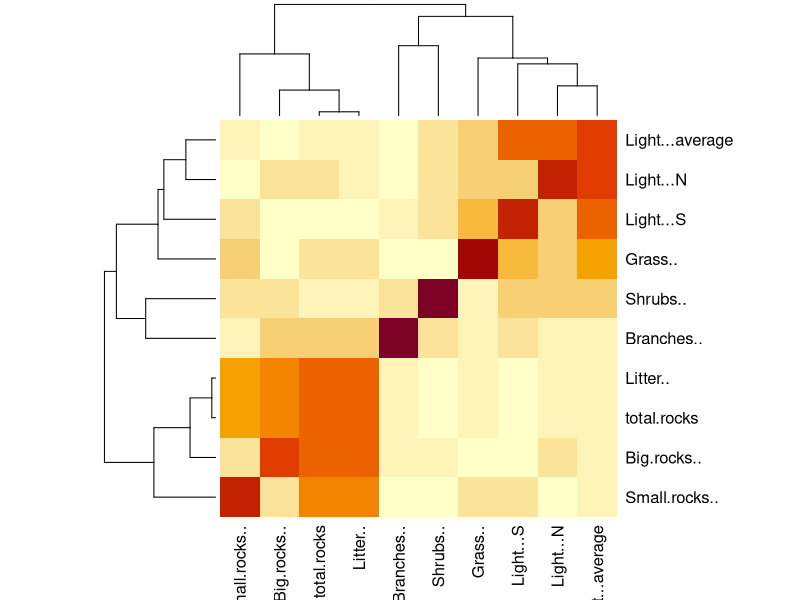
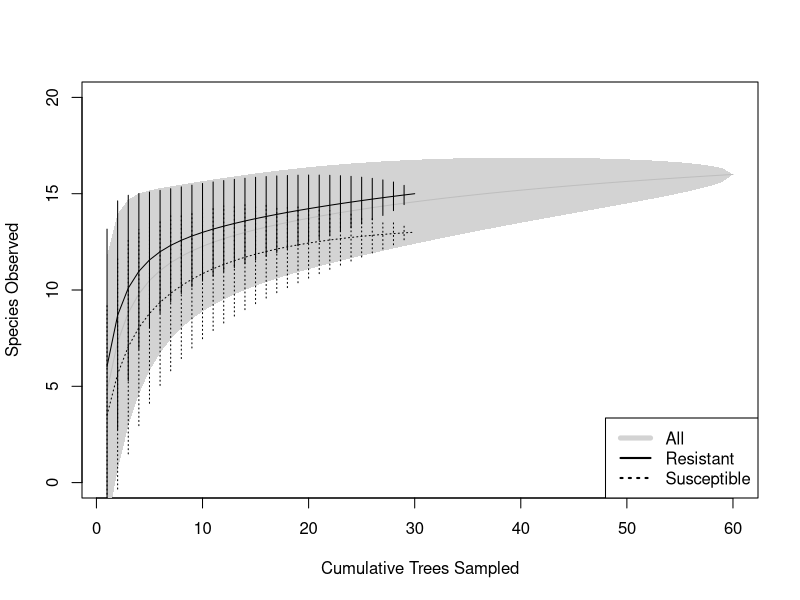
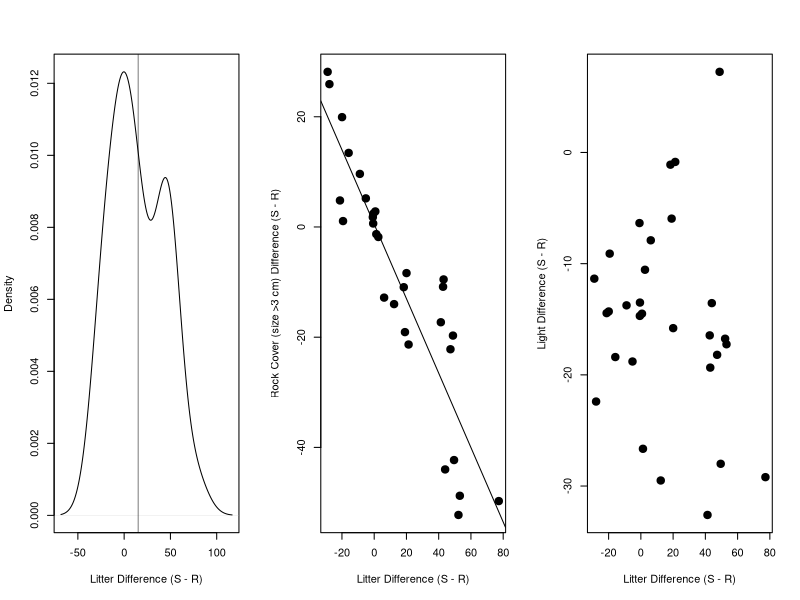
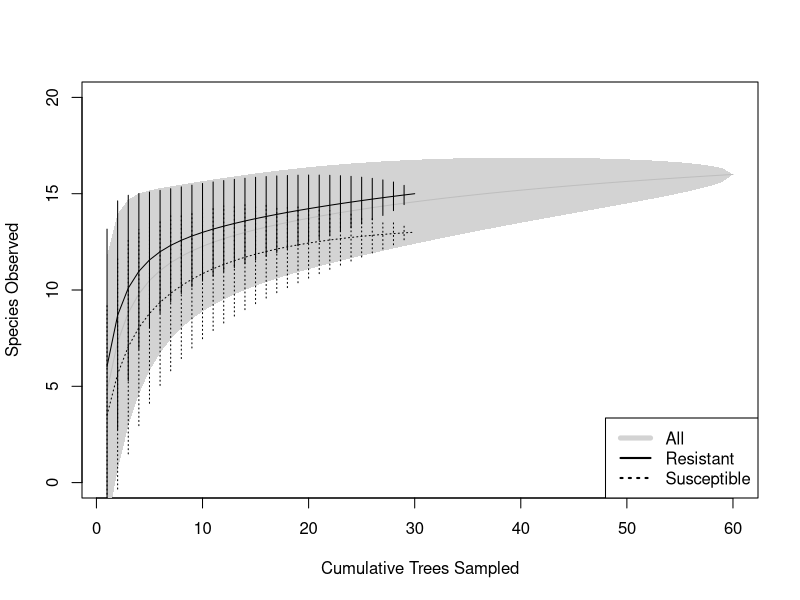
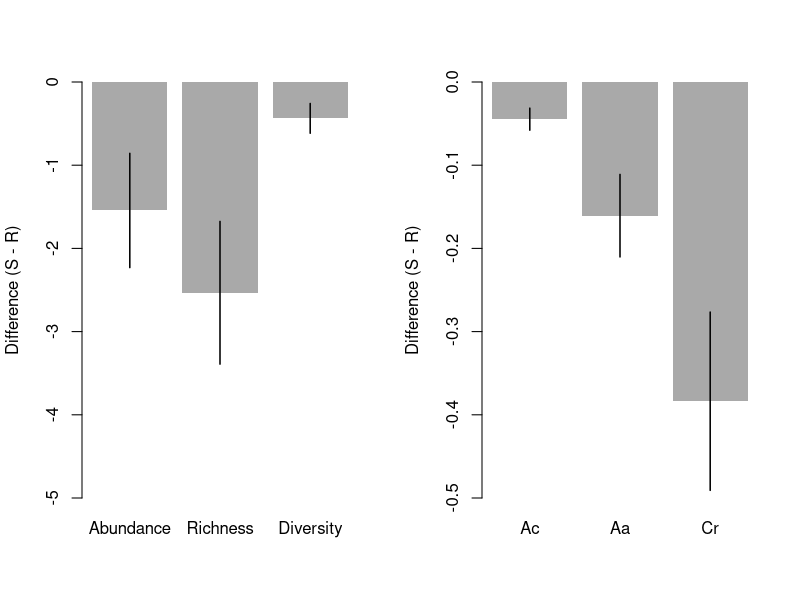
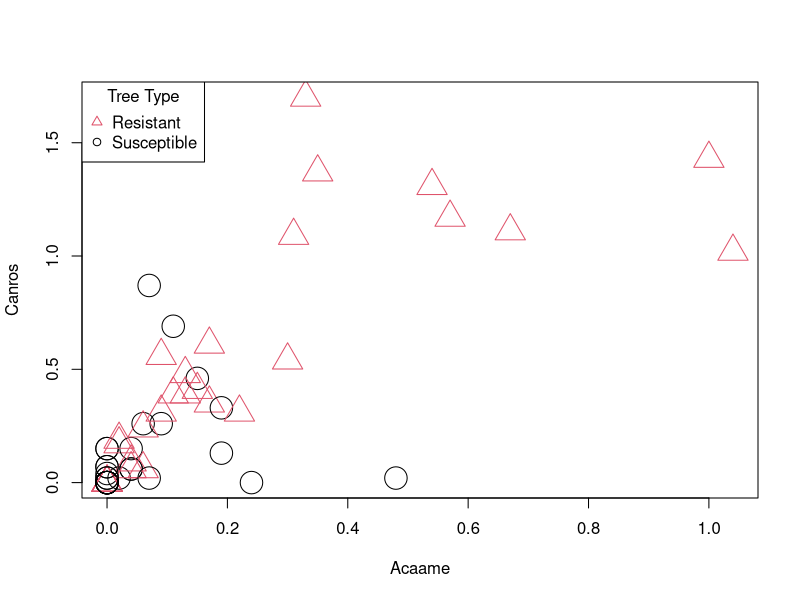
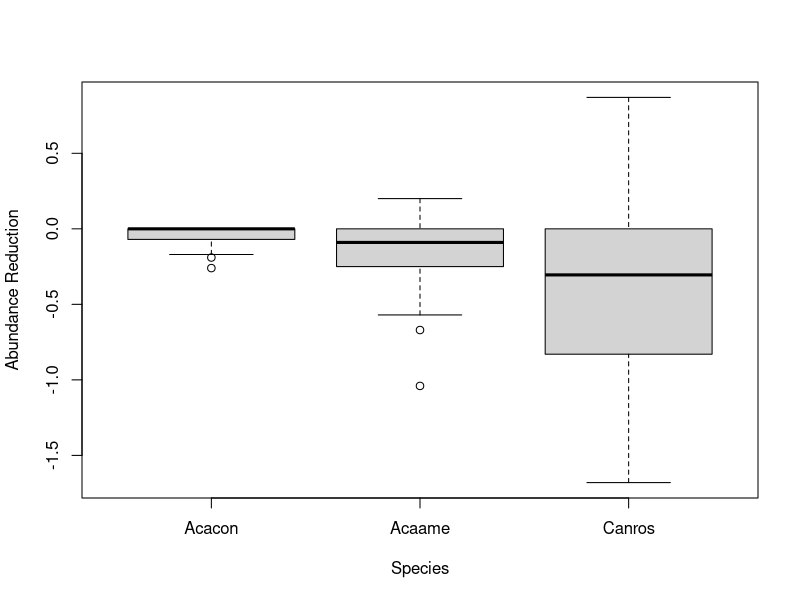
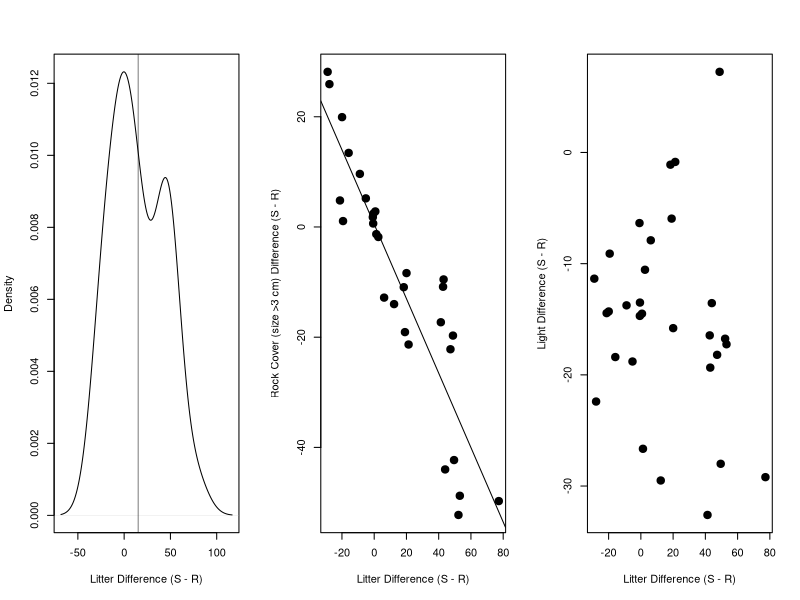

Here is the R script that generated these plots, in order: (Note: this script raises an error after producing the figures.)
## ---- chunk 1

# 0. Supporting functions and libraries
## Support functions

dif <- function(x){
    out=x[1]
    for (i in 2:length(x)){
        out=out-x[i]
    }
    return(out)
}

se <- function(x){sd(x) / sqrt(length(x))}


## Libraries
my.libs <- c("vegan", "ecodist", "knitr", "reshape2")
if (any(!(my.libs %in% installed.packages()[, 1]))){
    sapply(my.libs[!(my.libs %in% installed.packages()[, 1])], 
           install.packages)
}else{}
sapply(my.libs, require, character.only = TRUE)

# if (!(any(grepl("ComGenR", installed.packages()[, 1])))){
#    devtools::install_github("ecgen/comgenr")
# }



## ---- chunk 2

## Data are in ../data/scrl
l.dat <- read.csv("./data/spp_env_combined.csv")

## Fix species names
colnames(l.dat)[colnames(l.dat) == "Acasup"] <- "Acaame"

## Summary of data
summary(l.dat)

## remove dead trees
l.dat <- l.dat[l.dat[, "Live.Dead"] != 0, ]

## Lichen species list
spp.l <- c("Acacon", "Acaame", "Acaobp", "Sterile.sp", "Brown.cr",
"Lobalp", "Canros", "Calare", "Phydub", "Rhichr", "Xanlin", "Xanpli",
"Xanele", "GrBr.cr", "Gray.cr")
spp.moss <- c("Synrur", "Cerpur.Bryarg")

## Create a community matrix
com <- l.dat[, colnames(l.dat) %in% c(spp.l, spp.moss)]
com.moss <- l.dat[, colnames(l.dat) %in% spp.moss]

## Add the tree labels to the rownames
rownames(com) <- paste(l.dat[, "Moth"], l.dat[, "Tree.pairs"], sep = "_")
rownames(com.moss) <- paste(l.dat[, "Moth"], l.dat[, "Tree.pairs"], sep = "_")
rownames(l.dat) <- paste(l.dat[, "Moth"], l.dat[, "Tree.pairs"], sep = "_")

## Paired environmental differences
total.rocks  <- apply(l.dat[, c("Big.rocks..", "Small.rocks..")], 1, sum)
env <- l.dat[, c("Litter..", "Big.rocks..", "Small.rocks..", 
                           "Shrubs..", "Grass..", "Branches..", 
                           "Light...N", "Light...S", "Light...average")]
env <- cbind(env, total.rocks)
env.dif <- apply(env, 2, function(x, p) tapply(x, p, diff), p = l.dat[, "Tree.pairs"])

heatmap(abs(round(cor(env.dif), 3)))

## ---- chunk 3

spa.all <- specaccum(com, method = "exact")
spa.res <- specaccum(com[l.dat[, "Moth"] == 1, ], method = "exact")
spa.sus <- specaccum(com[l.dat[, "Moth"] == 0, ], method = "exact")

plot(spa.all,
     ylim = c(0, 20),
     xlab = "Cumulative Trees Sampled",
     ylab = "Species Observed", 
     col = "grey", ci.col = 'lightgrey', ci.type = "poly", ci.lty = 0)
plot(spa.res, ci.col = "black", ci.type = "bar", lty = 1, add = TRUE, ci.lty = 1)
plot(spa.sus, ci.col = "black", ci.type = "bar", lty = 3, add = TRUE, ci.lty = 3)
legend("bottomright", 
       legend = c("All", "Resistant", "Susceptible"), 
       lty = c(1, 1, 3), lwd = c(5, 2, 2), col = c("lightgrey", "black", "black"))

## ---- chunk 4

pdf("./results/scrl_spp-accum.pdf", width = 5, height = 5)
plot(spa.all,
     ylim = c(0, 20),
     xlab = "Cumulative Trees Sampled",
     ylab = "Species Observed", 
     col = "grey", ci.col = 'lightgrey', ci.type = "poly", ci.lty = 0)
plot(spa.res, ci.col = "black", ci.type = "bar", lty = 1, add = TRUE, ci.lty = 1)
plot(spa.sus, ci.col = "black", ci.type = "bar", lty = 3, add = TRUE, ci.lty = 3)
legend("bottomright", 
       legend = c("All", "Resistant", "Susceptible"), 
       lty = c(1, 1, 3), lwd = c(5, 2, 2), col = c("lightgrey", "black", "black"))
dev.off()


## ---- chunk 5

abun <- apply(com, 1, sum)
rich <- apply(com, 1, function(x) sum(sign(x)))
shan <- apply(com, 1, diversity, index = "shannon")
tt.a <- t.test(tapply(abun, l.dat[, "Tree.pairs"], diff))
tt.r <- t.test(tapply(rich, l.dat[, "Tree.pairs"], diff))
tt.h <- t.test(tapply(shan, l.dat[, "Tree.pairs"], diff))
tt.arh <- do.call(rbind, 
                  list(a = unlist(tt.a), r = unlist(tt.r), h = unlist(tt.h)))
data.frame(tt.arh)

## ---- chunk 6

com.ds <- cbind(com, ds = rep(0.0001, nrow(com)))
com.ds.rel <- apply(com, 2, function(x) x/max(x))
com.ds.rel <- cbind(com.ds.rel, ds = rep(0.0001, nrow(com)))
com.ds.rel[is.na(com.ds.rel)] <- 0

set.seed(123)
ptab.moth <- adonis2(com.ds~ Moth, data = l.dat, 
                    strata = l.dat[, "Tree.pairs"], 
                    by = "margin", nperm = 100000)
set.seed(123)
ptab.moth.rel <- adonis2(com.ds.rel ~ Moth, data = l.dat, 
                         strata = l.dat[, "Tree.pairs"], 
                         by = "margin", nperm = 100000)

kable(ptab.moth)
kable(ptab.moth.rel)

## ---- chunk 7

ind.spp <- lapply(com, function(x, p) t.test(tapply(x, p, diff)), p = l.dat[, "Tree.pairs"])
isp <- apply(do.call(rbind, lapply(ind.spp, unlist)), 2, as.numeric)
rownames(isp) <- names(ind.spp)
isp[, "p.value"] <- p.adjust(isp[, "p.value"], method = "fdr")
isp <- isp[order(isp[, "p.value"]), ]

## ---- chunk 8

isp.names <- as.character(na.omit(rownames(isp[isp[, "p.value"] < 0.05, ])))
isp.com <- com[,colnames(com) %in% isp.names]
isp.dif <- apply(isp.com, 2, function(x,y) tapply(x, y, diff), y = l.dat[ ,"Tree.pairs"])

## ---- chunk 9

isp.dat <- melt(isp.dif)
colnames(isp.dat) <- c("Tree.pairs", "Species", "diff")
isp.mu <- tapply(isp.dat[, "diff"], isp.dat[, "Species"], mean)
isp.se <- tapply(isp.dat[, "diff"], isp.dat[, "Species"], se)
ard.dif <- cbind(tapply(abun, l.dat[, "Tree.pairs"], diff), 
                 tapply(rich, l.dat[, "Tree.pairs"], diff), 
                 tapply(shan, l.dat[, "Tree.pairs"], diff))
colnames(ard.dif) <- c("Abundance", "Richness", "Diversity")
ard.dat <- melt(ard.dif)
colnames(ard.dat) <- c("Tree.pairs", "Stat", "diff")
ard.mu <- tapply(ard.dat[, "diff"], ard.dat[, "Stat"], mean)
ard.se <- tapply(ard.dat[, "diff"], ard.dat[, "Stat"], se)

pdf(file = "./results/scrl_isp_ard.pdf", width = 9, height = 5)

par(mfrow = c(1,2))
bp.out <- barplot(ard.mu, col = "darkgrey", ylim = c(-5, 0), 
                  ylab = "Difference (S - R)", border = "NA")
segments(bp.out[, 1], ard.mu + ard.se,
         bp.out[, 1], ard.mu - ard.se, 
         lwd = 1.5)
bp.out <- barplot(isp.mu, col = "darkgrey", ylim = c(-0.5, 0), 
                  ylab = "Difference (S - R)", border = "NA",
			axisnames = TRUE, 
			names.arg = sapply(names(isp.mu), 
				function(x) 
                                    paste(c(substr(x, 1, 1), 
                                            substr(x, 4, 4)), collapse = "")))
segments(bp.out[, 1], isp.mu + isp.se,
         bp.out[, 1], isp.mu - isp.se, 
         lwd = 1.5)
dev.off()

## ---- chunk 10

pdf(file = "./results/scrl_complot.pdf", width = 7, height = 7)
plot(com[, c("Acaame", "Canros")], pch = l.dat[, "Moth"] + 1, cex = 3, col = l.dat[, "Moth"] + 1)
legend("topleft", title = "Tree Type", legend = c("Resistant", "Susceptible"), pch = c(2, 1), col = c(2, 1))
dev.off()

## ---- chunk 11

pdf(file = "./results/scrl_pdif.pdf", width = 7, height = 7)
plot(melt(isp.dif)[-1], xlab = "Species", ylab = "Abundance Reduction")
dev.off()

## ---- chunk 12


set.seed(123)
ptab.env <- adonis2(com.ds ~ Litter.. +  Light...average, data = l.dat, 
                   strata = l.dat[, "Tree.pairs"], 
                   by = "margin", nperm = 100000)
kable(ptab.env)

set.seed(123)
ptab.env <- adonis2(com.ds ~ Light...average + Litter.. , data = l.dat, 
                   strata = l.dat[, "Tree.pairs"], 
                   by = "margin", nperm = 100000)
kable(ptab.env)

set.seed(123)
ptab.env <- adonis2(com.ds ~ total.rocks ,
                   strata = l.dat[, "Tree.pairs"], 
                   by = "term", nperm = 100000)

kable(ptab.env)
set.seed(123)
ptab.env <- adonis2(com.ds ~ Big.rocks.. , data = l.dat, 
                   strata = l.dat[, "Tree.pairs"], 
                   by = "term", nperm = 100000)

kable(ptab.env)
set.seed(123)
ptab.env <- adonis2(com.ds ~ Small.rocks.. , data = l.dat, 
                   strata = l.dat[, "Tree.pairs"], 
                   by = "term", nperm = 100000)
kable(ptab.env)
set.seed(123)
ptab.env <- adonis2(com.ds ~ Litter.. , data = l.dat, 
                   strata = l.dat[, "Tree.pairs"], 
                   by = "term", nperm = 100000)
kable(ptab.env)


## ---- chunk 13

cor.test(env.dif[, "Big.rocks.."], env.dif[, "Litter.."])

pdf("./results/scrl_litterVbigrocks.pdf", width = 5, height = 5)
dev.off()

## ---- chunk 14

par(mfrow = c(1,3))
plot(density(tapply(l.dat[, "Litter.."], l.dat[, "Tree.pairs"], diff)), 
	main = "", xlab = "Litter Difference (S - R)")
abline(v = mean(tapply(l.dat[, "Litter.."], l.dat[, "Tree.pairs"], diff)),
	lwd = 0.5)
plot(env.dif[, "Big.rocks.."] ~ env.dif[, "Litter.."], 
     xlab = "Litter Difference (S - R)", ylab = "Rock Cover (size >3 cm) Difference (S - R)",
     pch = 19, cex = 1.5)
abline(lm(env.dif[, "Big.rocks.."] ~ env.dif[, "Litter.."]))
plot(tapply(l.dat[, "Litter.."], l.dat[, "Tree.pairs"], diff), 
	tapply(l.dat[, "Light...average"], l.dat[, "Tree.pairs"], diff), 
	xlab = "Litter Difference (S - R)", ylab = "Light Difference (S - R)",
	pch = 19, cex = 1.5)

## ---- chunk 15

pdf("./results/scrl_litter_effects.pdf", width = 10, height = 5)
par(mfrow = c(1,3))
plot(density(tapply(l.dat[, "Litter.."], l.dat[, "Tree.pairs"], diff)), 
	main = "", xlab = "Litter Difference (S - R)")
abline(v = mean(tapply(l.dat[, "Litter.."], l.dat[, "Tree.pairs"], diff)),
	lwd = 0.5)
plot(env.dif[, "Big.rocks.."] ~ env.dif[, "Litter.."], 
     xlab = "Litter Difference (S - R)", ylab = "Rock Cover (size >3 cm) Difference (S - R)",
     pch = 19, cex = 1.5)
abline(lm(env.dif[, "Big.rocks.."] ~ env.dif[, "Litter.."]))
plot(tapply(l.dat[, "Litter.."], l.dat[, "Tree.pairs"], diff), 
	tapply(l.dat[, "Light...average"], l.dat[, "Tree.pairs"], diff), 
	xlab = "Litter Difference (S - R)", ylab = "Light Difference (S - R)",
	pch = 19, cex = 1.5)
dev.off()

## ---- chunk 16

nmds.out <- nmds(vegdist(com.ds), 2, 2)
ord <- nmds.min(nmds.out, dims = 2)
ord.pch <- c("R", "S")[(l.dat[, "Moth"] + 1)]
plot(X2~ X1, data = ord, pch = ord.pch)

## ---- chunk 17

cor.test(tapply(l.dat[, "Big.rocks.."], l.dat[, "Tree.pairs"], diff),
         tapply(l.dat[, "Litter.."], l.dat[, "Tree.pairs"], diff))
cor.test(tapply(l.dat[, "Big.rocks.."], l.dat[, "Tree.pairs"], diff),
         tapply(l.dat[, "Light...average"], l.dat[, "Tree.pairs"], diff))
cor.test(tapply(l.dat[, "Litter.."], l.dat[, "Tree.pairs"], diff),
         tapply(l.dat[, "Light...average"], l.dat[, "Tree.pairs"], diff))
cor.test(tapply(l.dat[, "Small.rocks.."], l.dat[, "Tree.pairs"], diff),
         tapply(l.dat[, "Litter.."], l.dat[, "Tree.pairs"], diff))


## ---- chunk 18

moss.stats <- apply(com.moss, 1, sum)
moss.stats <- tapply(moss.stats, l.dat[, "Moth"], mean)
pc.moss <- moss.stats * 100
pc.moss

